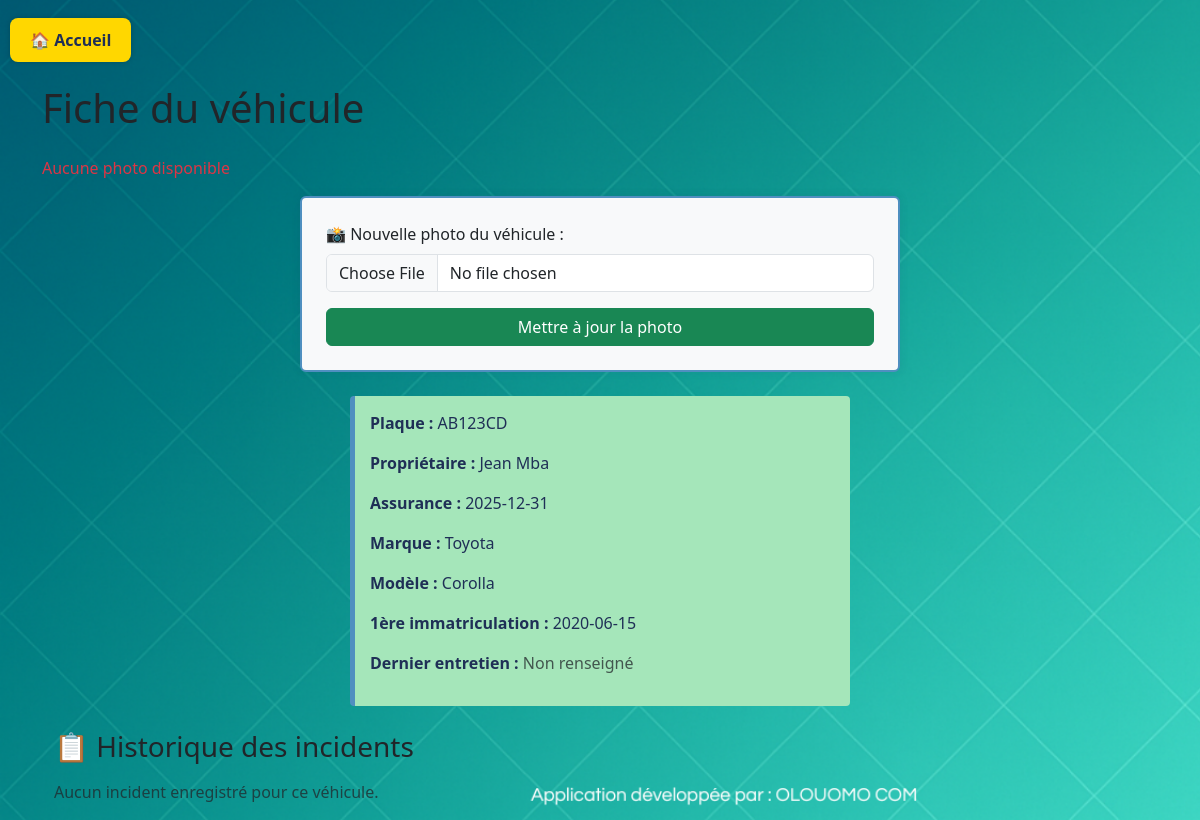
Screenshot of /vehicle/AB123CD (signed in) with the database file from the repository.
### tables this page shows
CREATE TABLE vehicles (
    plate TEXT PRIMARY KEY,
    owner TEXT,
    insurance_expiry TEXT,
    history TEXT,
    brand TEXT,
    model TEXT,
    first_registration TEXT
, photo TEXT, last_maintenance TEXT);

### app.py (the view, shortened to what this page needs)
@app.route('/vehicle/<plate>', methods=['GET', 'POST'])
def vehicle_detail(plate):
    if 'admin' not in session:
        return redirect('/')
    conn = get_db_connection()
    vehicle = conn.execute('SELECT * FROM vehicles WHERE plate = ?', (plate,)).fetchone()
    if vehicle is None:
        conn.close()
        return "Véhicule introuvable", 404
    message = None
    incidents = conn.execute('SELECT * FROM incidents WHERE plate = ?', (plate,)).fetchall()
    conn.close()
    return render_template('vehicle_detail.html', vehicle=vehicle, incidents=incidents, message=message)

### app.py (called while the page is built)
def get_db_connection():
    conn = sqlite3.connect('database.db')
    conn.row_factory = sqlite3.Row
    return conn

### templates/vehicle_detail.html (shortened to what this page needs)
{% extends 'base.html' %}
{% block content %}
  <h1 class="mb-4">Fiche du véhicule</h1>
  {% if vehicle.photo %}
    <img src="{{ url_for('static', filename='uploads/' + vehicle.photo) }}" alt="Photo du véhicule" class="img-fluid mb-3" style="max-width:300px;">
  {% else %}
    <p class="text-danger">Aucune photo disponible</p>
  {% endif %}
  <form method="POST" enctype="multipart/form-data" class="bg-light p-4 rounded mb-4" style="max-width: 600px; margin: auto;">
    <label for="photo" class="form-label">📸 Nouvelle photo du véhicule :</label>
    <input type="file" name="photo" accept="image/*" class="form-control mb-3" required>
    <button type="submit" class="btn btn-success w-100">Mettre à jour la photo</button>
  </form>
  <div class="results mb-4">
    <p><strong>Plaque :</strong> {{ vehicle['plate'] }}</p>
    <p><strong>Propriétaire :</strong> {{ vehicle['owner'] }}</p>
    <p><strong>Assurance :</strong> {{ vehicle['insurance_expiry'] }}</p>
    <p><strong>Marque :</strong> {{ vehicle['brand'] }}</p>
    <p><strong>Modèle :</strong> {{ vehicle['model'] }}</p>
    <p><strong>1ère immatriculation :</strong> {{ vehicle['first_registration'] }}</p>
    <p><strong>Dernier entretien :</strong>
      {% if vehicle['last_maintenance'] %}
        {{ vehicle['last_maintenance'] }}
      {% else %}
        <span class="text-muted">Non renseigné</span>
      {% endif %}
    </p>
  </div>
  <div class="container">
    <h3 class="mb-3">📋 Historique des incidents</h3>
    {% if incidents %}
      {% for incident in incidents %}
        <div class="incident mb-3 p-3 border-start border-warning bg-light rounded">
          <p><strong>Publié le :</strong> {{ incident['created_at'] }}</p>
          <p>{{ incident['description'] }}</p>
          {% if incident['photo'] %}
            <img src="{{ url_for('static', filename='uploads/' + incident['photo']) }}" alt="Photo de l’incident" class="img-fluid mt-2">
          {% endif %}
        </div>
      {% endfor %}
    {% else %}
      <p class="text-muted">Aucun incident enregistré pour ce véhicule.</p>
    {% endif %}
  </div>
{% endblock %}

### static/style.css (style rules this page uses)
:root { --primary-dark: #1F2F56; --primary-light: #4F8FC0; --background-light: #F5F7FA; --accent-green: #A5E6BA; --text-light: #FFFFFF; --highlight-yellow: #FFD700; }
body { font-family: 'Segoe UI', sans-serif; background-color: var(--background-light); margin: 0; padding: 0; color: var(--primary-dark); }
h1 { margin: 0; font-size: 2em; color: var(--primary-dark); }
form { background-color: var(--text-light); padding: 20px; margin: 30px auto; max-width: 500px; border-radius: 8px; box-shadow: 0 0 10px rgba(31, 47, 86, 0.1); border: 2px solid var(--primary-light); }
button { background-color: var(--primary-light); color: var(--text-light); border: none; padding: 10px 20px; font-weight: bold; border-radius: 4px; cursor: pointer; transition: background-color 0.3s ease; }
.results { background-color: var(--accent-green); border-left: 5px solid var(--primary-light); padding: 15px; margin: 20px auto; max-width: 500px; border-radius: 4px; color: var(--primary-dark); }
body { background-image: url('/static/fond1.png'); background-size: cover; background-repeat: no-repeat; background-attachment: fixed; }

### rows the page displays
vehicles: plate "AB123CD", owner "Jean Mba", insurance_expiry "2025-12-31", brand "Toyota", model "Corolla", first_registration "2020-06-15"
